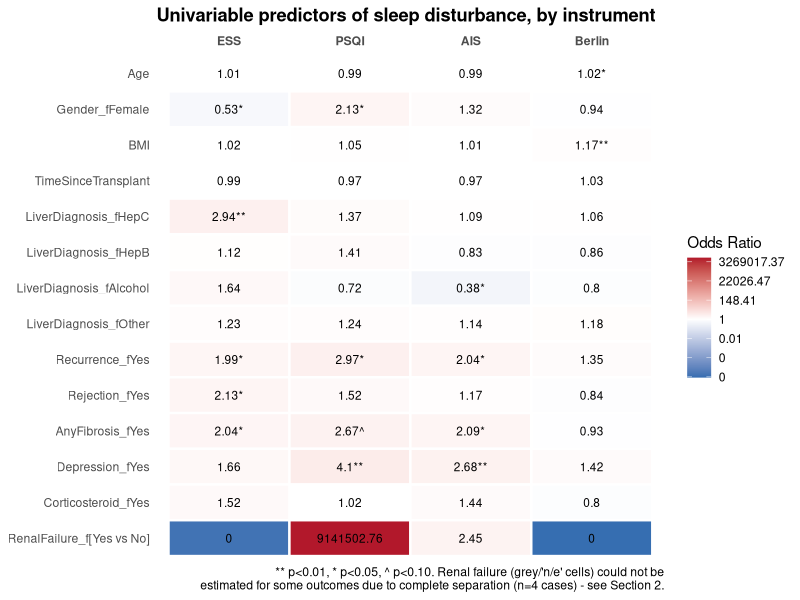
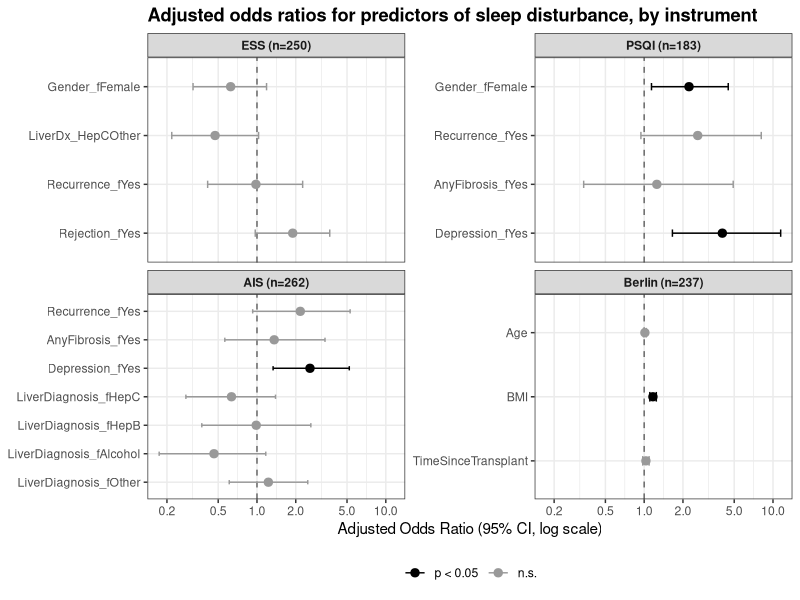

Here is the R script that generated these plots, in order:
## BTC1859 - Team 1
# Predictors of Sleep Disturbance (logistic regression) + SF36 QoL (linear regression)
# Merged script - namespaced to avoid collisions between the two analyses.
# Naming convention: everything in the sleep-disturbance analysis uses a
# "_sleep" or "sleep_" prefix/dataframe (df_sleep); everything in the QoL
# analysis uses a "_qol"/"qol_" prefix/dataframe (df_qol). The two halves
# read the raw CSV independently and never share a variable name, so neither
# section can silently overwrite the other's objects.

# Own (sleep disturbance, Analysis 3):
#   univariable predictor analyses; logistic regression; adjusted models;
#   odds ratios and 95% CI; model diagnostics; predictor table/forest plot;
#   corresponding Methods + Results.
# Also investigate odd issues such as renal failure having only four cases.
# Presentation: Which patients are most likely to have sleep disturbance?

# ---------------------------------------------------------------
# SETUP: packages (all imports up front, used by BOTH halves of this script)
# ---------------------------------------------------------------

rm(list = ls())

required_packages <- c("ggplot2", "car", "dplyr", "stringr", "broom", "knitr")
for (pkg in required_packages) {
  if (!requireNamespace(pkg, quietly = TRUE)) install.packages(pkg)
  library(pkg, character.only = TRUE)
}
# patchwork is optional (only used for one combined 3x2 scatter figure) and is
# loaded conditionally further down via requireNamespace(), so it is not
# required here.

# =================================================================
# ANALYSIS 3: PREDICTORS OF SLEEP DISTURBANCE (logistic regression)
# All objects in this analysis use df_sleep and are prefixed sleep_/_sleep
# where a name might otherwise be ambiguous.
# =================================================================

# ---------------------------------------------------------------
# 0. LOAD DATA
# ---------------------------------------------------------------

df_sleep <- read.csv("project_data_cleaned.csv")

# Recode factors with meaningful labels (per data dictionary)
df_sleep$Gender_f          <- factor(df_sleep$Gender, levels=c(1,2),
                                     labels=c("Male","Female"))
df_sleep$LiverDiagnosis_f  <- factor(df_sleep$LiverDiagnosis, levels=c(1,2,3,4,5),
                                     labels=c("HepC","HepB","PSC_PBC_AHA","Alcohol","Other"))
df_sleep$LiverDiagnosis_f  <- relevel(df_sleep$LiverDiagnosis_f, ref="PSC_PBC_AHA")  # largest group as reference

df_sleep$Recurrence_f      <- factor(df_sleep$Recurrence,     levels=c(0,1),
                                     labels=c("No","Yes"))
df_sleep$Rejection_f       <- factor(df_sleep$Rejection,      levels=c(0,1),
                                     labels=c("No","Yes"))
df_sleep$AnyFibrosis_f     <- factor(df_sleep$AnyFibrosis,    levels=c(0,1),
                                     labels=c("No","Yes"))
df_sleep$RenalFailure_f    <- factor(df_sleep$RenalFailure,   levels=c(0,1),
                                     labels=c("No","Yes"))
df_sleep$Depression_f      <- factor(df_sleep$Depression,     levels=c(0,1),
                                     labels=c("No","Yes"))
df_sleep$Corticosteroid_f  <- factor(df_sleep$Corticosteroid, levels=c(0,1),
                                     labels=c("No","Yes"))

# The four binary sleep disturbance outcomes (done during cleaning)
# ESS_binary   : ESS > 10   (excessive daytime sleepiness)
# PSQI_binary  : PSQI > 4   (poor sleep quality)
# AIS_binary   : AIS > 5    (insomnia)
# Berlin_binary: Berlin scale

# ---------------------------------------------------------------
# 1. PREVALENCE OF SLEEP DISTURBANCE
# ---------------------------------------------------------------

prevalence <- function(x) {
  n_valid <- sum(!is.na(x))
  n_pos   <- sum(x, na.rm=TRUE)
  ci <- prop.test(n_pos, n_valid)$conf.int   # Wilson score interval (with continuity correction)
  c(n_valid=n_valid, n_positive=n_pos,
    prevalence_pct=round(100*n_pos/n_valid,1),
    CI_low_pct=round(100*ci[1],1), CI_high_pct=round(100*ci[2],1))
}

sapply(df_sleep[,c("ESS_binary","PSQI_binary","AIS_binary","Berlin_binary")], prevalence)

# NOTE: PSQI has substantially more missing data (~32%) than the other three
# instruments (~2-6%). This should be flagged as a limitation - any PSQI-based
# model runs on a smaller and possibly non-random subsample.

# ---------------------------------------------------------------
# 2. THE RENAL FAILURE ISSUE (only 4/268 patients)
# ---------------------------------------------------------------

for (out in c("ESS_binary","PSQI_binary","AIS_binary","Berlin_binary")) {
  cat("\n---", out, "vs RenalFailure ---\n")
  tab <- table(df_sleep$RenalFailure_f, df_sleep[[out]])
  print(tab)
  print(fisher.test(tab))
}

# All four Fisher's exact tests are non-significant (p = 0.16-0.63).
# Including RenalFailure as a predictor in the logistic models causes
# (quasi-)complete separation for ESS, PSQI, and Berlin (all 4 renal-failure
# patients fall in a single outcome category for those three measures) -
# glm() will throw "fitted probabilities numerically 0 or 1 occurred" and
# produce a degenerate OR/CI. RenalFailure is therefore EXCLUDED from the
# multivariable models below and reported descriptively only. Suggested
# write-up language:
# "Renal failure showed no significant association with any sleep
# disturbance measure (Fisher's exact p = 0.16-0.63); however, with only
# 4 renal-failure patients in the sample, these estimates are too
# imprecise to draw firm conclusions."

# ---------------------------------------------------------------
# 3. UNIVARIABLE ANALYSES
# ---------------------------------------------------------------
# Screen each predictor individually against each outcome.
# Candidates: Age, Gender, BMI, TimeSinceTransplant, LiverDiagnosis,
# Recurrence, Rejection, AnyFibrosis, Depression, Corticosteroid
# (RenalFailure handled separately above via Fisher's exact test)

sleep_outcomes   <- c("ESS_binary","PSQI_binary","AIS_binary","Berlin_binary")
sleep_predictors <- c("Age","Gender_f","BMI","TimeSinceTransplant","LiverDiagnosis_f",
                      "Recurrence_f","Rejection_f","AnyFibrosis_f","Depression_f","Corticosteroid_f")

# Collect every predictor row (across all models) into one tidy data frame,
# used both for the printed table and the heatmap below
univariable_results <- data.frame()
for (out in sleep_outcomes) {
  for (pred in sleep_predictors) {
    f <- as.formula(paste(out, "~", pred))
    m <- glm(f, data=df_sleep, family=binomial)
    co <- summary(m)$coefficients
    ci <- confint(m)
    rows <- data.frame(
      outcome = out,
      term    = rownames(co)[-1],
      OR      = exp(co[-1, 1]),
      CI_low  = exp(ci[-1, 1]),
      CI_high = exp(ci[-1, 2]),
      p_value = co[-1, 4],
      row.names = NULL
    )
    cat("\n===", out, "~", pred, "===\n")
    print(round(cbind(OR=rows$OR, CI_low=rows$CI_low, CI_high=rows$CI_high, p=rows$p_value), 3))
    univariable_results <- rbind(univariable_results, rows)
  }
}

write.csv(univariable_results, "univariable_OR_CI_p_table.csv", row.names = FALSE)

# See project notes / report Table 1 for the compiled OR/CI/p summary table
# across all predictors and all four outcomes.

# ---------------------------------------------------------------
# 3b. HEATMAP OF UNIVARIABLE ORs (ggplot2)
# ---------------------------------------------------------------
# Compact alternative view of the same univariable_results table: predictors
# as rows, outcomes as columns, cell color = OR (log scale, diverging around
# OR=1), cell label = OR value with significance stars.

heat_data <- univariable_results
heat_data$sig_label <- with(heat_data,
                            paste0(round(OR, 2),
                                   ifelse(p_value < 0.01, "**",
                                          ifelse(p_value < 0.05, "*",
                                                 ifelse(p_value < 0.10, "^", "")))))

# Add RenalFailure back in for visual completeness. It was excluded from the
# univariable loop above because 3 of 4 outcomes hit complete separation
# (see Section 2). Rather than hardcoding the OR/p/n values by hand (which
# would silently go stale if the data changes - exactly what happened when
# ESS's n shifted from 251 to 250 after a data refresh), fit each of the
# four RenalFailure univariable models here and read the numbers off the
# fitted objects directly. Separation is detected via the actual glm()
# warning rather than an eyeballed OR threshold.
fit_renal_univariable <- function(outcome) {
  sep_warning <- FALSE
  m <- withCallingHandlers(
    glm(as.formula(paste(outcome, "~ RenalFailure_f")), data = df_sleep, family = binomial),
    warning = function(w) {
      if (grepl("fitted probabilities numerically 0 or 1 occurred", conditionMessage(w))) {
        sep_warning <<- TRUE
      }
      invokeRestart("muffleWarning")
    }
  )
  n    <- nobs(m)
  co   <- summary(m)$coefficients
  term_name <- grep("RenalFailure", rownames(co), value = TRUE)
  
  if (sep_warning || length(term_name) == 0) {
    return(data.frame(outcome = outcome, term = "RenalFailure_f[Yes vs No]",
                      OR = NA, CI_low = NA, CI_high = NA, p_value = NA,
                      sig_label = "n/e", n = n))
  }
  
  beta <- co[term_name, "Estimate"]
  p    <- co[term_name, "Pr(>|z|)"]
  ci   <- tryCatch(confint(m)[term_name, ], error = function(e) c(NA, NA))
  OR   <- exp(beta)
  star <- ifelse(p < 0.01, "**", ifelse(p < 0.05, "*", ifelse(p < 0.10, "^", "")))
  data.frame(outcome = outcome, term = "RenalFailure_f[Yes vs No]",
             OR = OR, CI_low = exp(ci[1]), CI_high = exp(ci[2]), p_value = p,
             sig_label = paste0(round(OR, 2), star), n = n)
}

renal_rows <- bind_rows(lapply(c("ESS_binary","PSQI_binary","AIS_binary","Berlin_binary"),
                               fit_renal_univariable))
heat_data <- rbind(heat_data, renal_rows[, names(heat_data)])

heat_data$outcome <- factor(heat_data$outcome,
                            levels = c("ESS_binary","PSQI_binary","AIS_binary","Berlin_binary"),
                            labels = c("ESS","PSQI","AIS","Berlin"))
# keep predictors in a sensible reading order (reverse for top-to-bottom display)
heat_data$term <- factor(heat_data$term, levels = rev(unique(heat_data$term)))

ggplot(heat_data, aes(x = outcome, y = term, fill = log(OR))) +
  geom_tile(color = "white", linewidth = 0.8) +
  geom_text(aes(label = sig_label), size = 3) +
  scale_fill_gradient2(low = "#2166AC", mid = "white", high = "#B2182B", midpoint = 0,
                       na.value = "#D9D9D9",
                       name = "Odds Ratio", labels = function(x) round(exp(x), 2)) +
  scale_x_discrete(position = "top") +
  labs(x = NULL, y = NULL,
       title = "Univariable predictors of sleep disturbance, by instrument",
       caption = paste0("** p<0.01, * p<0.05, ^ p<0.10. Renal failure (grey/'n/e' cells) could not be\n",
                        "estimated for some outcomes due to complete separation (n=",
                        sum(df_sleep$RenalFailure == 1, na.rm = TRUE), " cases) - see Section 2.")) +
  theme_minimal(base_size = 11) +
  theme(panel.grid = element_blank(),
        axis.text.x = element_text(face = "bold"),
        plot.title = element_text(face = "bold"))

ggsave("univariable_heatmap.png", width = 8, height = 9.5, dpi = 300)

# ---------------------------------------------------------------
# 4. MULTIVARIABLE MODELS
# ---------------------------------------------------------------

# Predictor sets were chosen by: (a) univariable screening at p<0.20, then
# (b) trimming to respect the rule-of-thumb sample size restriction
# (p < m/15, where m = size of the smaller outcome class - see Lecture 9).
# RenalFailure excluded from all four models (see Section 2).

## --- Model 1: ESS ---
# m/15 budget ~4 predictors (m=67, smaller class among n=251)
# LiverDiagnosis collapsed to Hep C vs Other (1 df instead of 4) to fit budget,
# since only the Hep C level was significant univariably.
df_sleep$LiverDx_HepC <- factor(ifelse(df_sleep$LiverDiagnosis==1,"HepC","Other"))

ess_model <- glm(ESS_binary ~ Gender_f + LiverDx_HepC + Recurrence_f + Rejection_f,
                 data=df_sleep, family=binomial)
summary(ess_model)
round(cbind(OR=exp(coef(ess_model)), exp(confint(ess_model))), 3)
vif(ess_model)

# Compare against the larger "fully screened" model (all p<0.20 predictors,
# before budget trimming) to justify the simpler model:
ess_full <- glm(ESS_binary ~ Gender_f + LiverDiagnosis_f + Recurrence_f + Rejection_f +
                  AnyFibrosis_f + Depression_f + Corticosteroid_f,
                data=df_sleep, family=binomial)
anova(ess_model, ess_full, test="Chisq")   # non-significant -> simpler model preferred

## --- Model 2: PSQI ---
# m/15 budget ~4 predictors (m=66, smaller class among n=183)
psqi_model <- glm(PSQI_binary ~ Gender_f + Recurrence_f + AnyFibrosis_f + Depression_f,
                  data=df_sleep, family=binomial)
summary(psqi_model)
round(cbind(OR=exp(coef(psqi_model)), exp(confint(psqi_model))), 3)
vif(psqi_model)

psqi_full <- glm(PSQI_binary ~ Gender_f + Recurrence_f + AnyFibrosis_f + Depression_f + BMI,
                 data=df_sleep, family=binomial)

# NOTE: psqi_model above is fit on n=183 (only limited by PSQI_binary's own
# missingness, since Gender/Recurrence/AnyFibrosis/Depression have no NAs).
# psqi_full adds BMI, which has 23 missing values, dropping n to 165.
# anova() requires both models fit on the IDENTICAL set of rows (Tutorial 9),
# so the reduced model must be refit on psqi_full's subset before comparing -
# comparing psqi_model (n=183) directly against psqi_full (n=165) would error.
psqi_subset <- df_sleep[complete.cases(df_sleep[, c("PSQI_binary","Gender_f","Recurrence_f",
                                                    "AnyFibrosis_f","Depression_f","BMI")]), ]
psqi_model_samesub <- glm(PSQI_binary ~ Gender_f + Recurrence_f + AnyFibrosis_f + Depression_f,
                          data=psqi_subset, family=binomial)
psqi_full_samesub  <- glm(PSQI_binary ~ Gender_f + Recurrence_f + AnyFibrosis_f + Depression_f + BMI,
                          data=psqi_subset, family=binomial)
anova(psqi_model_samesub, psqi_full_samesub, test="Chisq")  # BMI does not improve fit significantly, n=165 for both

## --- Model 3: AIS ---
# m/15 budget ~7-8 predictors (m=117, smaller class among n=262)
ais_model <- glm(AIS_binary ~ LiverDiagnosis_f + Recurrence_f + AnyFibrosis_f + Depression_f,
                 data=df_sleep, family=binomial)
summary(ais_model)
round(cbind(OR=exp(coef(ais_model)), exp(confint(ais_model))), 3)
vif(ais_model)

ais_full <- glm(AIS_binary ~ LiverDiagnosis_f + Recurrence_f + AnyFibrosis_f + Depression_f +
                  Corticosteroid_f, data=df_sleep, family=binomial)
anova(ais_model, ais_full, test="Chisq")   # Corticosteroid does not improve fit significantly

## --- Model 4: Berlin ---
# m/15 budget: m should be computed on the sample the model actually runs on,
# not just Berlin_binary's own availability. Berlin_binary alone has n=262
# (102 positive/160 negative, m=102), but Age and BMI missingness further
# restrict the complete-case sample to n=237, where the split is 89
# positive/148 negative -> m=89, m/15=5.9 (~5-6 predictors). Still comfortably
# fits the 3 predictors used below.
berlin_model <- glm(Berlin_binary ~ Age + BMI + TimeSinceTransplant,
                    data=df_sleep, family=binomial)
summary(berlin_model)
round(cbind(OR=exp(coef(berlin_model)), exp(confint(berlin_model))), 3)
vif(berlin_model)

# ---------------------------------------------------------------
# 5. SENSITIVITY ANALYSIS: CONTINUOUS SLEEP SCORES (linear regression)
# ---------------------------------------------------------------
# Uses the raw ESS/PSQI/AIS scores (not dichotomized) with the same predictor
# sets as the corresponding logistic model, to check whether dichotomization
# at the clinical cutoff is discarding useful information. Berlin has no
# continuous version (binary at source), so it is omitted here.

ess_lin  <- lm(ESS  ~ Gender_f + LiverDx_HepC + Recurrence_f + Rejection_f, data=df_sleep)
psqi_lin <- lm(PSQI ~ Gender_f + Recurrence_f + AnyFibrosis_f + Depression_f, data=df_sleep)
ais_lin  <- lm(AIS  ~ LiverDiagnosis_f + Recurrence_f + AnyFibrosis_f + Depression_f, data=df_sleep)

summary(ess_lin);  shapiro.test(resid(ess_lin))
summary(psqi_lin); shapiro.test(resid(psqi_lin))
summary(ais_lin);  shapiro.test(resid(ais_lin))

# Shapiro-Wilk alone only tests normality of residuals, and says nothing
# about linearity, homoscedasticity, or influential/leverage points - the
# same 4-panel diagnostic already used for the 8 QoL models in Section 11b
# is added here for consistency: Residuals vs Fitted (linearity/
# homoscedasticity), Normal Q-Q (normality - the visual counterpart to the
# Shapiro-Wilk test above), Scale-Location (homoscedasticity, another view),
# and Residuals vs Leverage (Cook's distance / influential cases).
continuous_sleep_models <- list(ess_lin = ess_lin, psqi_lin = psqi_lin, ais_lin = ais_lin)
for (model_name in names(continuous_sleep_models)) {
  m <- continuous_sleep_models[[model_name]]
  png(paste0("diagnostics_", model_name, ".png"), width = 800, height = 800)
  par(mfrow = c(2, 2))
  plot(m)
  dev.off()
}

# Residuals show mild non-normality (Shapiro-Wilk p<0.001 for all three) -
# common for right-skewed psychometric scores. With n=180-260, OLS estimates
# remain reasonably robust; note this as a limitation rather than a fatal flaw.
# Check the saved diagnostics_*.png files for: any curvature in Residuals vs
# Fitted (would indicate a linearity violation), funnel shapes in
# Scale-Location (heteroscedasticity), and any point with Cook's distance
# > 1 in Residuals vs Leverage (an influential case worth investigating
# individually, e.g. is it one of the 4 renal-failure patients?).
# NOTE: using the continuous ESS score, "Rejection" is significant (p=0.006)
# even though it was only borderline (p=0.068) in the binary ESS model -
# a concrete example of information lost by dichotomizing at the cutoff.

# ---------------------------------------------------------------
# 6. FOREST PLOT OF ADJUSTED ODDS RATIOS (ggplot2, faceted)
# ---------------------------------------------------------------

# Tidy a glm model's output (OR, 95% CI, p) into a plotting data frame,
# excluding the intercept row. The facet label's sample size is read directly
# off the fitted model (nobs()) rather than typed by hand, so it can't go
# stale if the underlying data changes later (as happened when ESS's n moved
# from 251 to 250 after a data refresh).
tidy_glm <- function(model, outcome_name) {
  co <- summary(model)$coefficients
  ci <- confint(model)
  outcome_label <- paste0(outcome_name, " (n=", nobs(model), ")")
  data.frame(
    outcome  = outcome_label,
    term     = rownames(co)[-1],
    OR       = exp(co[-1, 1]),
    conf.low = exp(ci[-1, 1]),
    conf.high= exp(ci[-1, 2]),
    p.value  = co[-1, 4],
    row.names = NULL
  )
}

forest_data <- rbind(
  tidy_glm(ess_model,    "ESS"),
  tidy_glm(psqi_model,   "PSQI"),
  tidy_glm(ais_model,    "AIS"),
  tidy_glm(berlin_model, "Berlin")
)

forest_data$sig  <- factor(ifelse(forest_data$p.value < 0.05, "p < 0.05", "n.s."),
                           levels = c("p < 0.05","n.s."))
# preserve model-fit order (reversed so first predictor plots at the top)
forest_data$term <- factor(forest_data$term,
                           levels = rev(unique(forest_data$term)))
# facet order, built from the same dynamic labels used above (not hardcoded)
outcome_facet_order <- c(
  paste0("ESS (n=", nobs(ess_model), ")"),
  paste0("PSQI (n=", nobs(psqi_model), ")"),
  paste0("AIS (n=", nobs(ais_model), ")"),
  paste0("Berlin (n=", nobs(berlin_model), ")")
)
forest_data$outcome <- factor(forest_data$outcome, levels = outcome_facet_order)

# creating the forest plot
forest_plot <- ggplot(forest_data, aes(x = OR, y = term, color = sig)) +
  geom_vline(xintercept = 1, linetype = "dashed", color = "grey40") +
  geom_errorbarh(aes(xmin = conf.low, xmax = conf.high), height = 0.15) +
  geom_point(size = 2.5) +
  scale_x_log10(breaks = c(0.2, 0.5, 1, 2, 5, 10)) +
  scale_color_manual(values = c("p < 0.05" = "black", "n.s." = "grey60")) +
  facet_wrap(~ outcome, scales = "free_y", ncol = 2) +
  labs(x = "Adjusted Odds Ratio (95% CI, log scale)", y = NULL, color = NULL,
       title = "Adjusted odds ratios for predictors of sleep disturbance, by instrument") +
  theme_bw(base_size = 11) +
  theme(legend.position = "bottom",
        strip.text = element_text(face = "bold"),
        plot.title = element_text(face = "bold"))

forest_plot
# NOTE: this ggsave call was previously fully commented out (including a
# stray "#" partway through the second line), so the PNG was never actually
# written to disk. Fixed - both lines are now live code.
ggsave("forest_plot_sleep_disturbance.png",
       plot = forest_plot, width = 11, height = 8, dpi = 300)


# =================================================================
# ANALYSIS 4: SF36 QUALITY OF LIFE (linear regression)
# All objects in this analysis use df_qol and are prefixed qol_/_qol
# where a name might otherwise be ambiguous. This is an INDEPENDENT read of
# the same source CSV (own na.strings handling) - it never touches or
# overwrites df_sleep or any object created in Analysis 3 above.
# =================================================================

df_qol <- read.csv("project_data_cleaned.csv", na.strings = c("NA", ""))

## ---- 8. Recode / label variables we need -----------------------------------

df_qol <- df_qol %>%
  mutate(
    # sleep instruments (continuous)
    ESS  = ESS,
    PSQI = PSQI,
    AIS  = AIS,
    BSS  = Berlin,          # already binary (0/1)
    
    # QoL outcomes
    PCS = PCS,
    MCS = MCS,
    
    # binary sleep-disturbance flags using the clinically accepted cut-offs
    # given in the assignment (NOT the pre-existing "Poor.sleep.quality" /
    # "Insomnia" columns, so that the thresholds are explicit and reproducible)
    ESS_dist  = factor(ifelse(ESS  > 10, "Disturbed", "No disturbance"),
                       levels = c("No disturbance", "Disturbed")),
    PSQI_dist = factor(ifelse(PSQI > 4,  "Disturbed", "No disturbance"),
                       levels = c("No disturbance", "Disturbed")),
    AIS_dist  = factor(ifelse(AIS  > 5,  "Disturbed", "No disturbance"),
                       levels = c("No disturbance", "Disturbed")),
    BSS_dist  = factor(ifelse(BSS  == 1, "Disturbed", "No disturbance"),
                       levels = c("No disturbance", "Disturbed")),
    
    # covariates for the adjusted models, as factors where appropriate.
    # NOTE: renamed from dotted-style names (e.g. "Recurrence.of.disease") to
    # underscore_case for readability and to match the _f/underscore
    # convention used in the Analysis 3 half of this script. "Corticoid" was
    # also corrected to "Corticosteroid_f" (typo in the original - dropped
    # "steroid" - and clarified as the factor-recoded version).
    Gender                       = factor(Gender, levels = c(1, 2),
                                          labels = c("Male", "Female")),
    Liver_Diagnosis               = factor(LiverDiagnosis),
    Recurrence_of_Disease         = factor(Recurrence, levels = c(0, 1),
                                           labels = c("No", "Yes")),
    Rejection_Graft_Dysfunction   = factor(Rejection, levels = c(0, 1),
                                           labels = c("No", "Yes")),
    Any_Fibrosis                  = factor(AnyFibrosis, levels = c(0, 1),
                                           labels = c("No", "Yes")),
    Renal_Failure                  = factor(RenalFailure, levels = c(0, 1),
                                            labels = c("No", "Yes")),
    Depression                   = factor(Depression, levels = c(0, 1),
                                          labels = c("No", "Yes")),
    Corticosteroid_f              = factor(Corticosteroid, levels = c(0, 1),
                                           labels = c("No", "Yes")),
    Age                          = Age,
    BMI                          = BMI,
    Time_From_Transplant           = TimeSinceTransplant
  )

## =============================================================================
## 9. SIMPLE RELATIONSHIPS: scatterplots + correlation (ESS, PSQI, AIS)
## =============================================================================
## Berlin is binary, so a scatterplot/correlation does not apply to it here;
## it is handled instead in the group-comparison step (section 10).

## ---- 9a. Scatterplots -------------------------------------------------------

plot_scatter <- function(data, xvar, xlab) {
  p_pcs <- ggplot(data, aes(x = .data[[xvar]], y = PCS)) +
    geom_point(alpha = 0.6, na.rm = TRUE) +
    geom_smooth(method = "lm", se = TRUE, colour = "black", na.rm = TRUE) +
    labs(x = xlab, y = "SF-36 Physical Component Score (PCS)",
         title = paste(xlab, "vs. Physical QoL")) +
    theme_bw()
  
  p_mcs <- ggplot(data, aes(x = .data[[xvar]], y = MCS)) +
    geom_point(alpha = 0.6, na.rm = TRUE) +
    geom_smooth(method = "lm", se = TRUE, colour = "black", na.rm = TRUE) +
    labs(x = xlab, y = "SF-36 Mental Component Score (MCS)",
         title = paste(xlab, "vs. Mental QoL")) +
    theme_bw()
  
  list(pcs = p_pcs, mcs = p_mcs)
}

ess_plots_qol  <- plot_scatter(df_qol, "ESS",  "Epworth Sleepiness Scale (ESS)")
psqi_plots_qol <- plot_scatter(df_qol, "PSQI", "Pittsburgh Sleep Quality Index (PSQI)")
ais_plots_qol  <- plot_scatter(df_qol, "AIS",  "Athens Insomnia Scale (AIS)")

# Save all six scatterplots to file (2 outcomes x 3 instruments)
ggsave("scatter_ESS_PCS.png",  ess_plots_qol$pcs,  width = 5, height = 4)
ggsave("scatter_ESS_MCS.png",  ess_plots_qol$mcs,  width = 5, height = 4)
ggsave("scatter_PSQI_PCS.png", psqi_plots_qol$pcs, width = 5, height = 4)
ggsave("scatter_PSQI_MCS.png", psqi_plots_qol$mcs, width = 5, height = 4)
ggsave("scatter_AIS_PCS.png",  ais_plots_qol$pcs,  width = 5, height = 4)
ggsave("scatter_AIS_MCS.png",  ais_plots_qol$mcs,  width = 5, height = 4)

# Optional: combined 3x2 grid if patchwork is available
if (requireNamespace("patchwork", quietly = TRUE)) {
  library(patchwork)
  combined_scatter_qol <- (ess_plots_qol$pcs | ess_plots_qol$mcs) /
    (psqi_plots_qol$pcs | psqi_plots_qol$mcs) /
    (ais_plots_qol$pcs | ais_plots_qol$mcs)
  ggsave("scatter_all_sleep_vs_qol.png", combined_scatter_qol, width = 10, height = 12)
}

## ---- 9b. Correlations --------------------------------------------------------
## Decision rule: use Pearson by default; switch to Spearman if a scatterplot
## shows a clearly non-linear (but still monotonic) pattern, or if a variable
## is markedly skewed / has influential outliers (PSQI and AIS scores from
## symptom-questionnaires are typically right-skewed with a floor effect at 0,
## which is a common reason to prefer Spearman for these instruments).

check_skew <- function(x) {
  x <- x[!is.na(x)]
  c(n = length(x),
    mean = mean(x), sd = sd(x),
    median = median(x),
    skewness = mean((x - mean(x))^3) / sd(x)^3)
}

skew_tbl_qol <- rbind(
  ESS  = check_skew(df_qol$ESS),
  PSQI = check_skew(df_qol$PSQI),
  AIS  = check_skew(df_qol$AIS)
)
print(round(skew_tbl_qol, 2))

cor_test_both <- function(x, y, xname, yname) {
  ok <- complete.cases(x, y)
  pear <- cor.test(x[ok], y[ok], method = "pearson")
  spear <- cor.test(x[ok], y[ok], method = "spearman", exact = FALSE)
  data.frame(
    sleep_measure = xname, qol_measure = yname, n = sum(ok),
    pearson_r  = round(unname(pear$estimate), 3),
    pearson_p  = signif(pear$p.value, 3),
    spearman_rho = round(unname(spear$estimate), 3),
    spearman_p   = signif(spear$p.value, 3)
  )
}

cor_results_qol <- bind_rows(
  cor_test_both(df_qol$ESS,  df_qol$PCS, "ESS",  "PCS"),
  cor_test_both(df_qol$ESS,  df_qol$MCS, "ESS",  "MCS"),
  cor_test_both(df_qol$PSQI, df_qol$PCS, "PSQI", "PCS"),
  cor_test_both(df_qol$PSQI, df_qol$MCS, "PSQI", "MCS"),
  cor_test_both(df_qol$AIS,  df_qol$PCS, "AIS",  "PCS"),
  cor_test_both(df_qol$AIS,  df_qol$MCS, "AIS",  "MCS")
)

print(cor_results_qol)
# In the report: report Pearson's r when skewness is modest and the
# scatterplot/loess trend looks linear; report Spearman's rho (and explain why)
# for any instrument-outcome pair where skewness is high (e.g., |skew| > 1)
# or the scatterplot suggests a monotonic-but-curved relationship.

write.csv(cor_results_qol, "correlation_results_sleep_vs_qol.csv", row.names = FALSE)

## =============================================================================
## 10. QoL COMPARISON BETWEEN DISTURBED vs. NON-DISTURBED GROUPS
## =============================================================================
## For each instrument (ESS, PSQI, AIS, Berlin): compare mean PCS and mean MCS
## between the "disturbed" and "not disturbed" groups.
## Primary test: Welch two-sample t-test (does NOT assume equal variances -
## more defensible by default than Student's t-test).
## Secondary/robustness check: Wilcoxon rank-sum test, reported if normality
## or equal-variance assumptions look seriously violated (e.g. via
## Shapiro-Wilk test and visual inspection of boxplots/QQ-plots).

compare_groups <- function(data, group_var, outcome_var, sleep_label) {
  d <- data %>% select(grp = all_of(group_var), y = all_of(outcome_var)) %>%
    filter(!is.na(grp), !is.na(y))
  
  # Welch t-test (unequal variances assumed by default)
  tt <- t.test(y ~ grp, data = d)  # Welch by default in R (var.equal = FALSE)
  
  # Wilcoxon rank-sum test as a non-parametric alternative
  wt <- wilcox.test(y ~ grp, data = d)
  
  # Shapiro-Wilk normality check within each group (flag violations)
  shapiro_p <- d %>% group_by(grp) %>%
    summarise(p = tryCatch(shapiro.test(y)$p.value, error = function(e) NA_real_)) %>%
    pull(p)
  
  means <- d %>% group_by(grp) %>%
    summarise(mean = mean(y), sd = sd(y), n = n(), .groups = "drop")
  
  data.frame(
    sleep_measure = sleep_label,
    outcome = outcome_var,
    n_no_disturbance = means$n[means$grp == "No disturbance"],
    mean_no_disturbance = round(means$mean[means$grp == "No disturbance"], 1),
    sd_no_disturbance   = round(means$sd[means$grp == "No disturbance"], 1),
    n_disturbance = means$n[means$grp == "Disturbed"],
    mean_disturbance = round(means$mean[means$grp == "Disturbed"], 1),
    sd_disturbance   = round(means$sd[means$grp == "Disturbed"], 1),
    welch_t_p  = signif(tt$p.value, 3),
    wilcoxon_p = signif(wt$p.value, 3),
    shapiro_p_min = signif(min(shapiro_p, na.rm = TRUE), 3)
  )
}

qol_instruments <- list(
  ESS  = "ESS_dist",
  PSQI = "PSQI_dist",
  AIS  = "AIS_dist",
  Berlin = "BSS_dist"
)

pcs_table_qol <- bind_rows(lapply(names(qol_instruments), function(nm)
  compare_groups(df_qol, qol_instruments[[nm]], "PCS", nm)))

mcs_table_qol <- bind_rows(lapply(names(qol_instruments), function(nm)
  compare_groups(df_qol, qol_instruments[[nm]], "MCS", nm)))

cat("\n--- Physical QoL (PCS) by disturbance group ---\n")
print(pcs_table_qol)
cat("\n--- Mental QoL (MCS) by disturbance group ---\n")
print(mcs_table_qol)

write.csv(pcs_table_qol, "group_comparison_PCS.csv", row.names = FALSE)
write.csv(mcs_table_qol, "group_comparison_MCS.csv", row.names = FALSE)

## Boxplots to accompany the tables
make_boxplot <- function(data, group_var, outcome_var, ylab, title) {
  d <- data %>% filter(!is.na(.data[[group_var]]), !is.na(.data[[outcome_var]]))
  ggplot(d, aes(x = .data[[group_var]], y = .data[[outcome_var]])) +
    geom_boxplot(fill = "grey85", outlier.shape = NA) +
    geom_jitter(width = 0.15, alpha = 0.4) +
    labs(x = NULL, y = ylab, title = title) +
    theme_bw()
}

for (nm in names(qol_instruments)) {
  gv <- qol_instruments[[nm]]
  ggsave(paste0("box_", nm, "_PCS.png"),
         make_boxplot(df_qol, gv, "PCS", "SF-36 PCS", paste(nm, "- Physical QoL")),
         width = 4.5, height = 4)
  ggsave(paste0("box_", nm, "_MCS.png"),
         make_boxplot(df_qol, gv, "MCS", "SF-36 MCS", paste(nm, "- Mental QoL")),
         width = 4.5, height = 4)
}

## =============================================================================
## 11. ADJUSTED LINEAR REGRESSION (one sleep instrument at a time)
## =============================================================================
## Rationale for NOT combining ESS + PSQI + AIS + BSS in a single model:
##  - They are correlated measures of overlapping/related constructs
##    (multicollinearity would inflate SEs and make coefficients unstable
##    and hard to interpret - check with VIF below on a combined model to
##    illustrate this).
##  - PSQI has ~32% missingness in this dataset; forcing it into every
##    model would needlessly drop ~1/3 of subjects from all analyses.
##  - Interpretation is much cleaner one instrument at a time: "a one-point
##    increase in PSQI is associated with an X-point change in PCS/MCS,
##    holding covariates constant."
##
## Adjustment set (per the assignment's demographic/clinical variable list):
##   Age, Gender, BMI, Time_From_Transplant, Liver_Diagnosis,
##   Recurrence_of_Disease, Rejection_Graft_Dysfunction, Any_Fibrosis,
##   Renal_Failure, Depression, Corticosteroid_f

qol_covariates <- c("Age", "Gender", "BMI", "Time_From_Transplant",
                    "Liver_Diagnosis", "Recurrence_of_Disease",
                    "Rejection_Graft_Dysfunction", "Any_Fibrosis",
                    "Renal_Failure", "Depression", "Corticosteroid_f")

fit_adjusted <- function(data, sleep_var, outcome_var, covars) {
  form <- as.formula(
    paste(outcome_var, "~", sleep_var, "+", paste(covars, collapse = " + "))
  )
  model_data <- data %>% select(all_of(outcome_var), all_of(sleep_var), all_of(covars)) %>%
    na.omit()
  fit <- lm(form, data = model_data)
  list(fit = fit, n = nrow(model_data), formula = form)
}

qol_sleep_vars <- c("ESS", "PSQI", "AIS", "BSS")
qol_outcomes   <- c("PCS", "MCS")

adjusted_models <- list()
for (s in qol_sleep_vars) {
  for (o in qol_outcomes) {
    key <- paste(s, o, sep = "_")
    adjusted_models[[key]] <- fit_adjusted(df_qol, s, o, qol_covariates)
  }
}

## ---- 11a. Print tidy summaries for each model -------------------------------

for (key in names(adjusted_models)) {
  m <- adjusted_models[[key]]
  cat("\n=====================================================\n")
  cat("Model:", key, " (n =", m$n, ")\n")
  cat("Formula:", deparse(m$formula), "\n")
  print(kable(tidy(m$fit, conf.int = TRUE) %>%
                mutate(across(where(is.numeric), ~round(., 3)))))
  cat("Adjusted R-squared:", round(summary(m$fit)$adj.r.squared, 3), "\n")
}

## ---- 11b. Diagnostics for each fitted model ---------------------------------
## Check: linearity/homoscedasticity (residuals vs fitted), normality of
## residuals (QQ-plot), and multicollinearity (VIF) for every model.

for (key in names(adjusted_models)) {
  m <- adjusted_models[[key]]$fit
  png(paste0("diagnostics_", key, ".png"), width = 800, height = 800)
  par(mfrow = c(2, 2))
  plot(m)
  dev.off()
  
  cat("\nVIFs for", key, ":\n")
  print(round(vif(m), 2))
}

## ---- 11c. Illustration: why NOT to combine all 4 instruments ---------------
## Fit one combined ("kitchen sink") model on PCS with complete cases across
## all four instruments simultaneously, purely to demonstrate collinearity /
## sample-size loss - NOT recommended as a primary model.

combined_data_qol <- df_qol %>%
  select(PCS, ESS, PSQI, AIS, BSS, all_of(qol_covariates)) %>%
  na.omit()

cat("\nSample size available for the 'kitchen sink' combined model: n =",
    nrow(combined_data_qol), "vs. n =", adjusted_models[["PSQI_PCS"]]$n,
    "for the PSQI-only adjusted model.\n")

combined_fit_qol <- lm(PCS ~ ESS + PSQI + AIS + BSS +
                         Age + Gender + BMI + Time_From_Transplant +
                         Liver_Diagnosis + Recurrence_of_Disease +
                         Rejection_Graft_Dysfunction + Any_Fibrosis +
                         Renal_Failure + Depression + Corticosteroid_f,
                       data = combined_data_qol)

cat("\nVIFs in the combined ('kitchen sink') model (illustrative only):\n")
print(round(vif(combined_fit_qol), 2))

## ---- 11d. Extract a clean summary table of the sleep-instrument coefficient
##      (i.e., the adjusted effect of each sleep measure on each outcome) -----

extract_sleep_coef <- function(key) {
  m <- adjusted_models[[key]]$fit
  s <- adjusted_models[[key]]
  sleep_var <- str_split(key, "_")[[1]][1]
  outcome   <- str_split(key, "_")[[1]][2]
  td <- tidy(m, conf.int = TRUE) %>% filter(term == sleep_var)
  data.frame(
    sleep_measure = sleep_var,
    outcome = outcome,
    n = s$n,
    beta = round(td$estimate, 3),
    ci_low = round(td$conf.low, 3),
    ci_high = round(td$conf.high, 3),
    p_value = signif(td$p.value, 3)
  )
}

sleep_effect_summary_qol <- bind_rows(lapply(names(adjusted_models), extract_sleep_coef))
cat("\n--- Adjusted effect of each sleep instrument on QoL outcomes ---\n")
print(sleep_effect_summary_qol)
write.csv(sleep_effect_summary_qol, "adjusted_sleep_effects_summary.csv", row.names = FALSE)

## =============================================================================
## 11e. Full covariate tables for all 8 adjusted models (appendix table)
## =============================================================================

extract_full_model <- function(key) {
  m <- adjusted_models[[key]]$fit
  n <- adjusted_models[[key]]$n
  parts <- str_split(key, "_")[[1]]
  sleep_var <- parts[1]
  outcome   <- parts[2]
  
  tidy(m, conf.int = TRUE) %>%
    mutate(
      sleep_measure = sleep_var,
      outcome = outcome,
      n = n,
      estimate  = round(estimate, 3),
      conf.low  = round(conf.low, 3),
      conf.high = round(conf.high, 3),
      p.value   = signif(p.value, 3)
    ) %>%
    select(sleep_measure, outcome, n, term, estimate,
           conf.low, conf.high, p.value)
}

full_model_results_qol <- bind_rows(lapply(names(adjusted_models), extract_full_model))

# Optional: flag which terms are significant at the 0.05 level, for quick scanning
full_model_results_qol <- full_model_results_qol %>%
  mutate(significant = ifelse(p.value < 0.05, "*", ""))

print(full_model_results_qol)

write.csv(full_model_results_qol, "full_model_coefficients.csv", row.names = FALSE)

## =============================================================================
## End of Analysis 4 script.
## Suggested report text for each significant sleep-instrument coefficient:
##   "A one-point increase in <instrument> was associated with an estimated
##    <beta>-point <increase/decrease> in <PCS/MCS> (95% CI: <low>, <high>,
##    p = <p>), after adjustment for age, gender, BMI, time since transplant,
##    liver diagnosis, recurrence of disease, rejection/graft dysfunction,
##    fibrosis, renal failure, depression, and corticosteroid use."
##
## CAUTION: Renal_Failure is forced into all 8 models above despite having
## only 4 cases in the whole dataset. All 4 happen to survive complete-case
## listwise deletion in every one of the 8 models (verified), so this will
## not crash vif()/lm() with an aliasing error - but a coefficient estimated
## from 4 observations is inherently unstable. Consider checking leverage/
## Cook's distance for these 4 rows in each model, and apply the same
## "imprecise, not a reliable effect estimate" framing used for renal
## failure in the Analysis 3 write-up.
## =============================================================================
